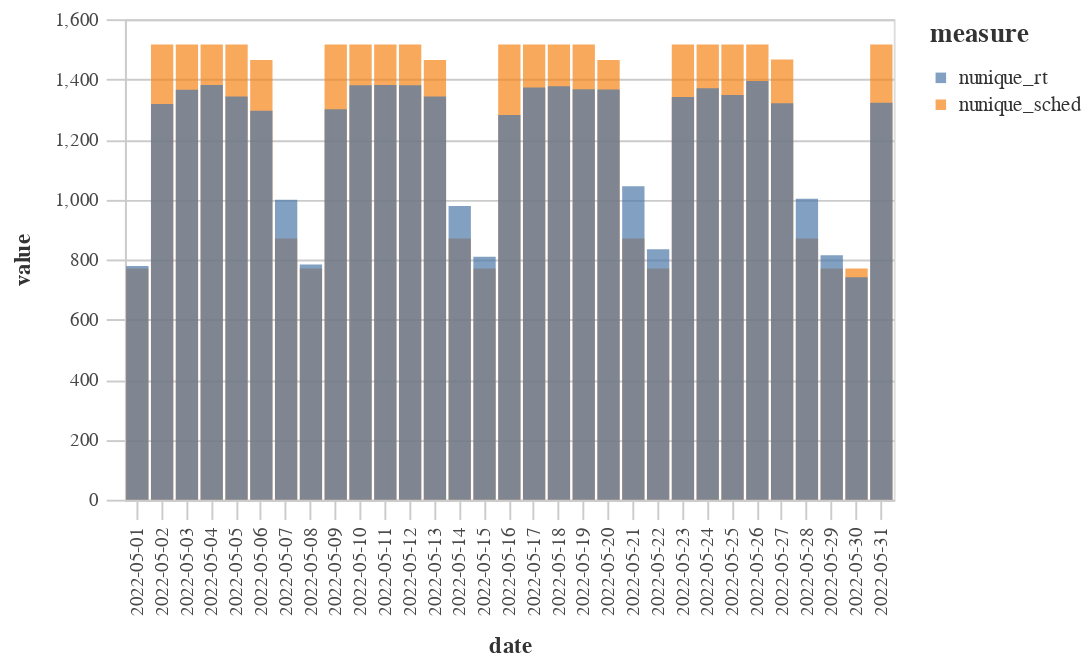

Write notebook code for a chart like this one.
### Code cell
bar = alt.Chart(may_long).mark_bar(opacity=0.7).encode(
    x='date:O',
    y=alt.Y('value:Q', stack=None),
    color="measure",
)

chart = styleguide.preset_chart_config(bar)
chart

### Figure 1 — Vega-Lite specification as saved in the notebook (floating-point values rounded to 4 significant figures)
{"config": {"view": {"continuousWidth": 400, "continuousHeight": 300}, "axis": {"domainColor": "#cbcbcb", "grid": true, "gridColor": "#cbcbcb", "gridWidth": 1, "labelColor": "#474747", "labelFont": "Nunito Sans", "labelFontSize": 10, "labelPadding": 4, "tickColor": "#cbcbcb", "tickSize": 10, "titleColor": "#333", "titleFont": "Raleway", "titleFontSize": 12, "titlePadding": 10}, "axisBand": {"grid": false}, "background": "white", "font": "Raleway", "header": {"labelFont": "Nunito Sans", "titleFont": "Raleway"}, "legend": {"labelColor": "#333", "labelFont": "Nunito Sans", "labelFontSize": 11, "labelLimit": 0, "padding": 1, "symbolSize": 30, "symbolType": "square", "titleColor": "#333", "titleFont": "Raleway", "titleFontSize": 14, "titlePadding": 10}, "title": {"anchor": "middle", "font": "Raleway", "fontSize": 18, "fontWeight": 300, "offset": 20}}, "data": {"name": "data-2007d77c16a75dc0d1258a60f106642e"}, "mark": {"type": "bar", "opacity": 0.7}, "encoding": {"color": {"field": "measure", "type": "nominal"}, "x": {"field": "date", "type": "ordinal"}, "y": {"field": "value", "stack": null, "type": "quantitative"}}, "height": 250, "width": 400, "$schema": "https://vega.github.io/schema/vega-lite/v4.17.0.json", "datasets": {"data-2007d77c16a75dc0d1258a60f106642e": [{"date": "2022-05-01", "measure": "nunique_sched", "value": 770}, {"date": "2022-05-02", "measure": "nunique_sched", "value": 1516}, {"date": "2022-05-03", "measure": "nunique_sched", "value": 1516}, {"date": "2022-05-04", "measure": "nunique_sched", "value": 1516}, {"date": "2022-05-05", "measure": "nunique_sched", "value": 1516}, {"date": "2022-05-06", "measure": "nunique_sched", "value": 1464}, {"date": "2022-05-07", "measure": "nunique_sched", "value": 870}, {"date": "2022-05-08", "measure": "nunique_sched", "value": 770}, {"date": "2022-05-09", "measure": "nunique_sched", "value": 1516}, {"date": "2022-05-10", "measure": "nunique_sched", "value": 1516}, {"date": "2022-05-11", "measure": "nunique_sched", "value": 1516}, {"date": "2022-05-12", "measure": "nunique_sched", "value": 1516}, {"date": "2022-05-13", "measure": "nunique_sched", "value": 1464}, {"date": "2022-05-14", "measure": "nunique_sched", "value": 870}, {"date": "2022-05-15", "measure": "nunique_sched", "value": 770}, {"date": "2022-05-16", "measure": "nunique_sched", "value": 1516}, {"date": "2022-05-17", "measure": "nunique_sched", "value": 1516}, {"date": "2022-05-18", "measure": "nunique_sched", "value": 1516}, {"date": "2022-05-19", "measure": "nunique_sched", "value": 1516}, {"date": "2022-05-20", "measure": "nunique_sched", "value": 1464}, {"date": "2022-05-21", "measure": "nunique_sched", "value": 870}, {"date": "2022-05-22", "measure": "nunique_sched", "value": 770}, {"date": "2022-05-23", "measure": "nunique_sched", "value": 1516}, {"date": "2022-05-24", "measure": "nunique_sched", "value": 1516}, {"date": "2022-05-25", "measure": "nunique_sched", "value": 1516}, {"date": "2022-05-26", "measure": "nunique_sched", "value": 1516}, {"date": "2022-05-27", "measure": "nunique_sched", "value": 1466}, {"date": "2022-05-28", "measure": "nunique_sched", "value": 870}, {"date": "2022-05-29", "measure": "nunique_sched", "value": 770}, {"date": "2022-05-30", "measure": "nunique_sched", "value": 770}, {"date": "2022-05-31", "measure": "nunique_sched", "value": 1516}, {"date": "2022-05-01", "measure": "nunique_rt", "value": 778}, {"date": "2022-05-02", "measure": "nunique_rt", "value": 1318}, {"date": "2022-05-03", "measure": "nunique_rt", "value": 1365}, {"date": "2022-05-04", "measure": "nunique_rt", "value": 1381}, {"date": "2022-05-05", "measure": "nunique_rt", "value": 1343}, {"date": "2022-05-06", "measure": "nunique_rt", "value": 1295}, {"date": "2022-05-07", "measure": "nunique_rt", "value": 999}, {"date": "2022-05-08", "measure": "nunique_rt", "value": 783}, {"date": "2022-05-09", "measure": "nunique_rt", "value": 1300}, {"date": "2022-05-10", "measure": "nunique_rt", "value": 1380}, {"date": "2022-05-11", "measure": "nunique_rt", "value": 1381}, {"date": "2022-05-12", "measure": "nunique_rt", "value": 1380}, {"date": "2022-05-13", "measure": "nunique_rt", "value": 1343}, {"date": "2022-05-14", "measure": "nunique_rt", "value": 978}, {"date": "2022-05-15", "measure": "nunique_rt", "value": 809}, {"date": "2022-05-16", "measure": "nunique_rt", "value": 1281}, {"date": "2022-05-17", "measure": "nunique_rt", "value": 1373}, {"date": "2022-05-18", "measure": "nunique_rt", "value": 1377}, {"date": "2022-05-19", "measure": "nunique_rt", "value": 1367}, {"date": "2022-05-20", "measure": "nunique_rt", "value": 1366}, {"date": "2022-05-21", "measure": "nunique_rt", "value": 1044}, {"date": "2022-05-22", "measure": "nunique_rt", "value": 834}, {"date": "2022-05-23", "measure": "nunique_rt", "value": 1341}, {"date": "2022-05-24", "measure": "nunique_rt", "value": 1370}, {"date": "2022-05-25", "measure": "nunique_rt", "value": 1348}, {"date": "2022-05-26", "measure": "nunique_rt", "value": 1394}, {"date": "2022-05-27", "measure": "nunique_rt", "value": 1320}, {"date": "2022-05-28", "measure": "nunique_rt", "value": 1002}, {"date": "2022-05-29", "measure": "nunique_rt", "value": 814}, {"date": "2022-05-30", "measure": "nunique_rt", "value": 741}, {"date": "2022-05-31", "measure": "nunique_rt", "value": 1322}]}}
